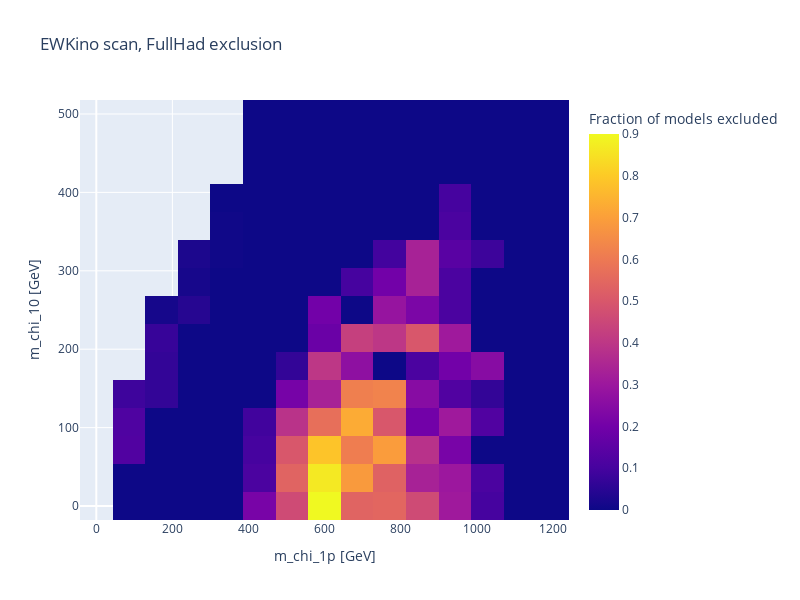

This figure's notebook cell:
### Code cell
def convert_to_heatmap_form(data: [[int]]) -> np.array:
    
    # Reverse array order so plots are in standard form of origin in bottom left (rather than top left)
    #data = data[::-1]
    
    # Convert to numpy arrays for easier handling
    return np.array(data)

def recreate_figure_4_7a_from_BenH_thesis(df, num_bins):
    
    plt.style.use('default')
    
    # Get 1st and 2nd neutralino masses for each SUSY model
    m_chi_1p = df["m_chi_1p"]
    m_chi_10 = df["m_chi_10"]
    
    # Create mass bins for plotting
    M1_bins = np.linspace(0, 1200, num_bins+1)
    M2_bins = np.linspace(0, 500, num_bins+1)
    
    frac_excluded = []
    
    for i in range(num_bins):
        
        frac_excluded_rows = []
        
        for j in range(num_bins):
            
            # Select models in particular bin
            bin_mask = (m_chi_1p >= M1_bins[j]) & (m_chi_1p < M1_bins[j+1]) & (m_chi_10 >= M2_bins[i]) & (m_chi_10 < M2_bins[i+1])
            
            # Get number of excluded models and total models in bin
            bin_excluded = (df[bin_mask]["FullHad__ObsCLs"] < 0.05).sum()
            bin_total = (df[bin_mask]["FullHad__ObsCLs"] < 2).sum()
            
            # Add fraction excluded in bin to heatmap array
            if bin_total != 0:
                bin_frac_excluded = bin_excluded / bin_total
            else:
                bin_frac_excluded = float('nan')
                        
            frac_excluded_rows.append(bin_frac_excluded)
            
        frac_excluded.append(frac_excluded_rows)
    
    # Convert arrays into a better form for heatmap plotting
    frac_excluded = np.array(frac_excluded)
    
    # Make 2D heatmap plots
    fig_x=np.linspace(0, 1200, num_bins)
    fig_y=np.linspace(0, 500, num_bins)
    
    fig_true = px.imshow(frac_excluded, 
                         labels=dict(x="m_chi_1p [GeV]", y="m_chi_10 [GeV]", color="Fraction of models excluded"), 
                         x=fig_x, y=fig_y, origin="lower", width=800, height=600, title="EWKino scan, FullHad exclusion", aspect='square')
    
    fig_true.show()

recreate_figure_4_7a_from_BenH_thesis(output_df, 15)

### Figure 1 — Plotly figure (JSON) as saved in the notebook; plotly's stock layout.template omitted (floating-point values rounded to 4 significant figures; data arrays with more than 128 entries replaced by an {"elided": "..."} marker saying what was removed)
{"data": [{"coloraxis": "coloraxis", "hovertemplate": "m_chi_1p [GeV]: %{x}<br>m_chi_10 [GeV]: %{y}<br>Fraction of models excluded: %{z}<extra></extra>", "name": "0", "type": "heatmap", "x": [0, 85.71, 171.4, 257.1, 342.9, 428.6, 514.3, 600, 685.7, 771.4, 857.1, 942.9, 1029.0, 1114.0, 1200], "xaxis": "x", "y": [0, 35.71, 71.43, 107.1, 142.9, 178.6, 214.3, 250, 285.7, 321.4, 357.1, 392.9, 428.6, 464.3, 500], "yaxis": "y", "z": {"elided": "15x15 float values"}}], "layout": {"coloraxis": {"colorbar": {"title": {"text": "Fraction of models excluded"}}, "colorscale": [[0, "#0d0887"], [0.1111, "#46039f"], [0.2222, "#7201a8"], [0.3333, "#9c179e"], [0.4444, "#bd3786"], [0.5556, "#d8576b"], [0.6667, "#ed7953"], [0.7778, "#fb9f3a"], [0.8889, "#fdca26"], [1, "#f0f921"]]}, "height": 600, "title": {"text": "EWKino scan, FullHad exclusion"}, "width": 800, "xaxis": {"anchor": "y", "domain": [0, 1], "title": {"text": "m_chi_1p [GeV]"}}, "yaxis": {"anchor": "x", "autorange": true, "domain": [0, 1], "title": {"text": "m_chi_10 [GeV]"}}}}
